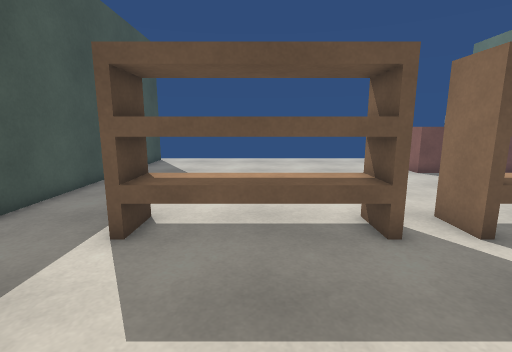
view 1 (above)

15 first-person views from a walk through a Unity game level. The camera is 1.2 m above the floor, tilts 10° down and sees 85° across. The floor is counted in squares, 0.5 m on a side. Each view is taken from the middle of a square. On the plan, view 1 faces up. The plan holds only what a view shows up to about 18 squares ahead; the rest is blank. The player is left out. Surface patterns are stand-ins for the level's own textures.

view 2
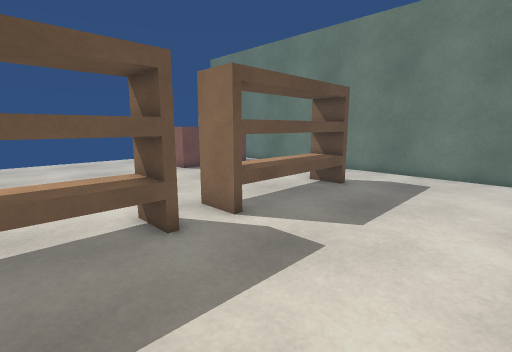

view 3
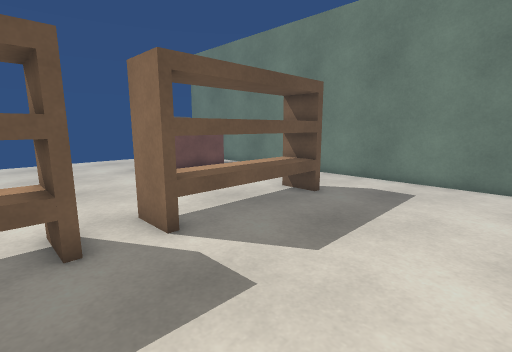

view 4
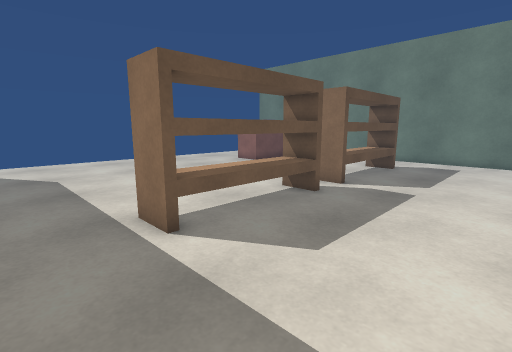

view 5
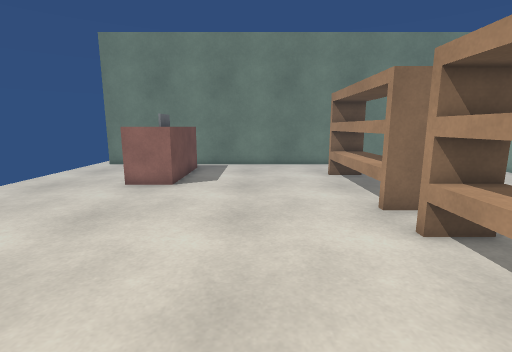

view 6
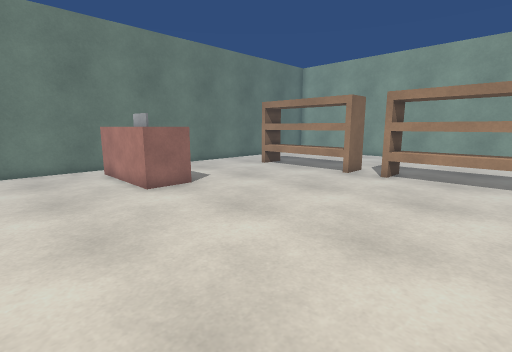

view 7
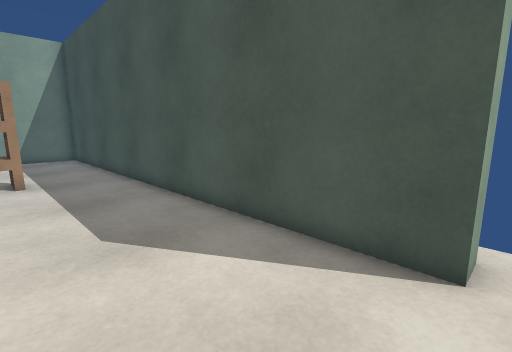

view 8
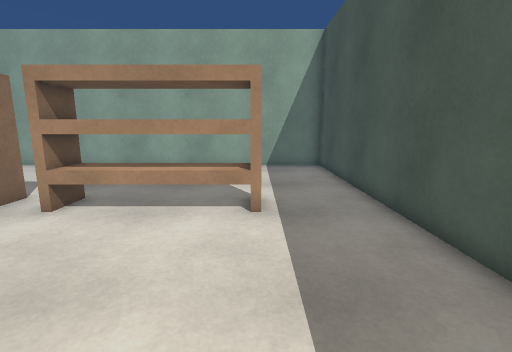

view 9
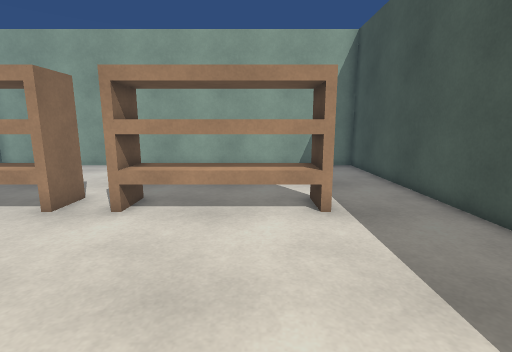

view 10
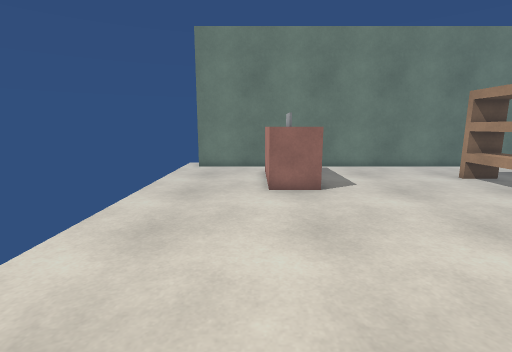

view 11
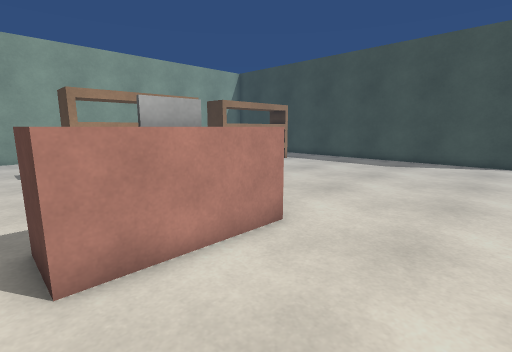

view 12
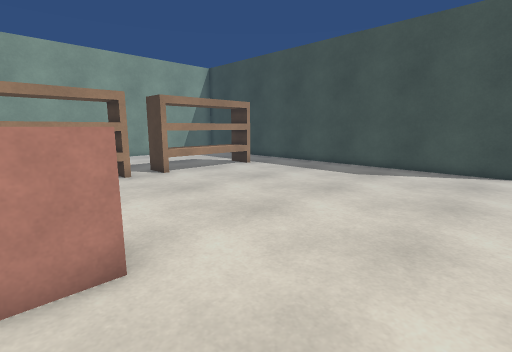

view 13
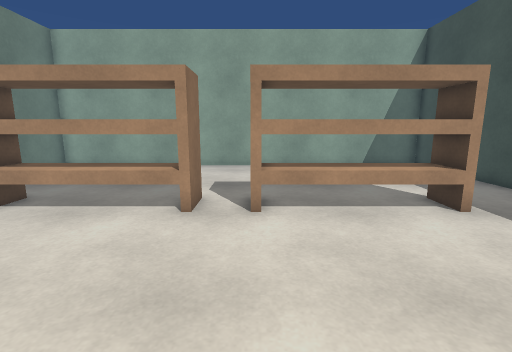

view 14
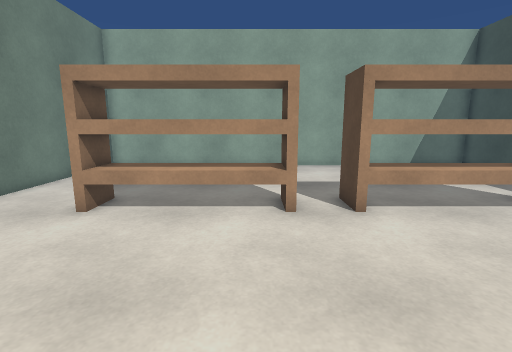

view 15
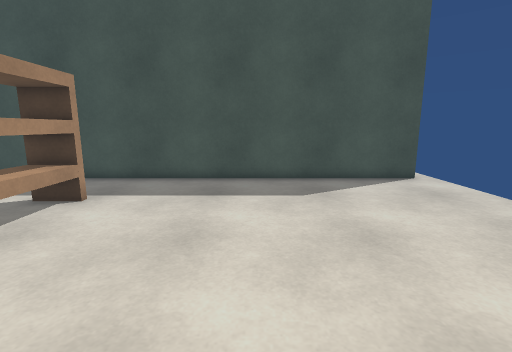

### Floor plan
Points are (right, up) in squares from view 1. A wall is a line through its corners. A room is listed if a view was taken in it or the views show most of it. See-through windows are left out.
Room 1 (views 1, 2, 3, 4, 5, 6, 7, 8, 9, 10, 11, 12, 13, 14, 15)
walls: (-7, 20.5) (-7, -2.5) (15, -2.5) (15, 20.5)
objects: other object (-3, 6) to (3, 7); other object (5, 6) to (11, 7); other object (9, 15) to (14, 17)

Where each view was taken, in squares from view 1:
view 1: 0 up, 0 right, facing up
view 2: 0 up, 0 right, facing up-right
view 3: 0 up, 2 right, facing up-right
view 4: 0 up, 6 left, facing up-right
view 5: 11 up, 3 left, facing right
view 6: 21 up, 2 left, facing down-right
view 7: 21 up, 2 left, facing down-left
view 8: 15 up, 3 left, facing down
view 9: 15 up, 1 left, facing down
view 10: 17 up, 2 left, facing right
view 11: 21 up, 14 right, facing down-left
view 12: 21 up, 10 right, facing down-left
view 13: 15 up, 3 right, facing down
view 14: 15 up, 6 right, facing down
view 15: 13 up, 6 right, facing left
